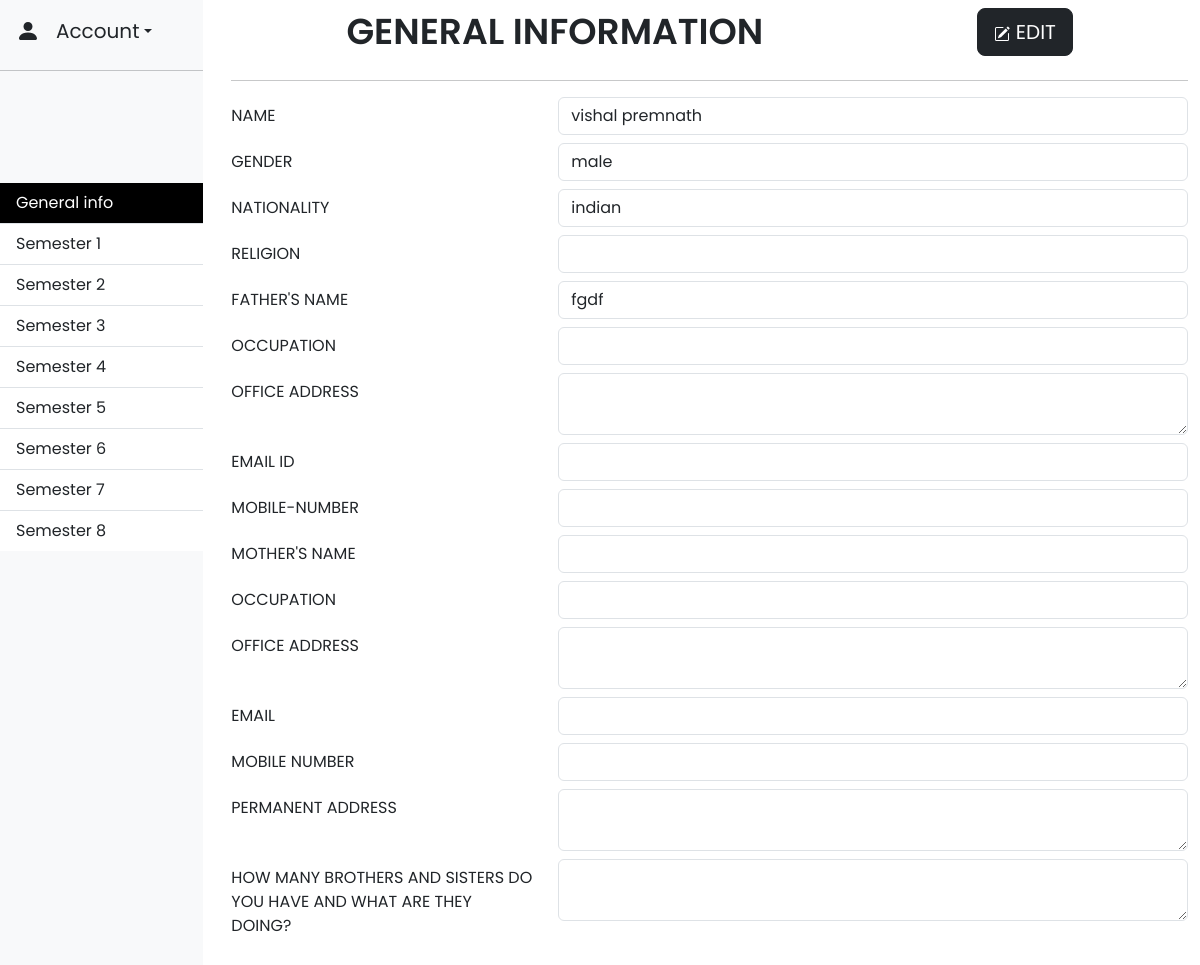
Screenshot of /general (signed in) with the database file from the repository.
### app.py (models this page shows, shortened)
class General(db.Model):
    __tablename__ = 'general_information'
    id = db.Column(db.Integer, primary_key=True)
    user_id = db.Column(db.Integer, db.ForeignKey('users.id'))
    name = db.Column(db.String(100))
    gender = db.Column(db.String(100))
    nationality = db.Column(db.String(100))
    religion = db.Column(db.String(100))
    fname = db.Column(db.String(100))
    foccupation = db.Column(db.String(100))
    foffice = db.Column(db.String(200))
    femail = db.Column(db.String(100))
    fmobile = db.Column(db.String(20))
    mname = db.Column(db.String(100))
    moccupation = db.Column(db.String(100))
    moffice = db.Column(db.String(200))
    memail = db.Column(db.String(100))
    mmobile = db.Column(db.String(20))
    permanent_address = db.Column(db.String(200))
    bro_sis = db.Column(db.String(300))

### app.py (the view)
@app.route("/general", methods=['GET'])
@login_required
def general():
    general_info = General.query.filter_by(user_id=session["user_id"]).first()
    return render_template("general.html", general=general_info)

### helper.py (called while the page is built)
def login_required(f):
    @wraps(f)
    def decorated_function(*args, **kwargs):
        if session.get("user_id") is None:
            return redirect("/login")
        return f(*args, **kwargs)
    return decorated_function

### templates/general.html (shortened to what this page needs)
{% extends "layout.html" %}
{% block body %}
<main class="container ms-3">
    <div class="d-flex align-items-center justify-content-around ms-0 p-2">
        <h1 class="mb-0 sem-heading">General information</h1>
        <form action="/general-edit">
          <button type="submit" class="btn btn-dark d-none d-md-block btn-lg">
            EDIT
          </button>
        </form>
      </div>
      <hr>
    <div class="row gy-2">
        <div class="col-12">
            <div class="row">
                <div class="col-4">
                    <label for="name" class="col-form-label">Name</label>
                </div>
                <div class="col">
                    <input type="text" name="name" class="form-control" id="name" readonly value="{{ general.name if general else '' }}">
                </div>
            </div>
        </div>
        <div class="col-12">
            <div class="row">
                <div class="col-4">
                    <label for="gender" class="col-form-label">gender</label>
                </div>
                <div class="col">
                    <input type="text" class="form-control" name="gender" id="gender" readonly value="{{ general.gender if general else '' }}">
                </div>
            </div>
        </div>
        <div class="col-12">
            <div class="row">
                <div class="col-4">
                    <label for="nationality" class="col-form-label">nationality</label>
                </div>
                <div class="col">
                    <input type="text" class="form-control" name="nationality" id="nationality" readonly value="{{ general.nationality if general else '' }}">
                </div>
            </div>
        </div>
        <div class="col-12">
            <div class="row">
                <div class="col-4">
                    <label for="religion" class="col-form-label">religion</label>
                </div>
                <div class="col">
                    <input type="text" class="form-control" name="religion" id="religion" readonly value="{{ general.religion if general else '' }}">
                </div>
            </div>
        </div>
        <div class="col-12">
            <div class="row">
                <div class="col-4">
                    <label for="f-name" class="col-form-label">father's name</label>
                </div>
                <div class="col">
                    <input type="text" class="form-control" name="fname" id="f-name" readonly value="{{ general.fname if general else '' }}">
                </div>
            </div>
        </div>
        <div class="col-12">
            <div class="row">
                <div class="col-4">
                    <label for="f-occupation" class="col-form-label">occupation</label>
                </div>
                <div class="col">
                    <input type="text" class="form-control" name="f-occupation" id="f-occupation" readonly value="{{ general.foccupation if general else '' }}">
                </div>
            </div>
        </div>
        <div class="col-12">
            <div class="row">
                <div class="col-4">
                    <label for="f-office-address" class="col-form-label">Office address</label>
                </div>
                <div class="col">
                    <textarea type="text" class="form-control" name="f-office-address" id="f-office-address" rows="2" readonly>{{ general.foffice if general else '' }}</textarea>
                </div>
            </div>
        </div>
        <div class="col-12">
            <div class="row">
                <div class="col-4">
                    <label for="f-email" class="col-form-label">email id</label>
                </div>
                <div class="col">
                    <input type="email" class="form-control" name="f-email" id="f-email" readonly value="{{ general.femail if general else '' }}">
                </div>
            </div>
        </div>
        <div class="col-12">
            <div class="row">
                <div class="col-4">
                    <label for="f-num" class="col-form-label">mobile-number</label>
                </div>
                <div class="col">
                    <input type="text" class="form-control" name="f-num" id="f-num" readonly value="{{ general.fmobile if general else '' }}">
                </div>
            </div>
        </div>
        <div class="col-12">
            <div class="row">
                <div class="col-4">
                    <label for="m-name" class="col-form-label">mother's name</label>
                </div>
                <div class="col">
                    <input type="text" class="form-control" name="m-name" id="m-name" readonly value="{{ general.mname if general else '' }}">
                </div>
            </div>
        </div>
        <div class="col-12">
            <div class="row">
                <div class="col-4">
                    <label for="m-occupation" class="col-form-label">occupation</label>
                </div>
                <div class="col">
                    <input type="text" class="form-control" name="m-occupation" id="m-occupation" readonly value="{{ general.moccupation if general else '' }}">
                </div>
            </div>
        </div>
        <div class="col-12">
            <div class="row">
                <div class="col-4">
                    <label for="m-address" class="col-form-label">office address</label>
                </div>
                <div class="col">
                    <textarea type="text" class="form-control" id="m-address" name="m-address" rows="2" readonly>{{ general.moffice if general else '' }}</textarea>
                </div>
            </div>
        </div>
        <div class="col-12">
            <div class="row">
                <div class="col-4">
                    <label for="m-email" class="col-form-label">email</label>
                </div>
                <div class="col">
                    <input type="email" class="form-control" name="m-email" id="m-email" readonly value="{{ general.memail if general else '' }}">
                </div>
            </div>
        </div>
        <div class="col-12">
            <div class="row">
                <div class="col-4">
                    <label for="m-number" class="col-form-label">mobile number</label>
                </div>
                <div class="col">
                    <input type="text" class="form-control" name="m-number" id="m-number" readonly value="{{ general.mmobile if general else '' }}">
                </div>
            </div>
        </div>
        <div class="col-12">
            <div class="row">
                <div class="col-4">
                    <label for="permanent-address" class="col-form-label">permanent address</label>
                </div>
                <div class="col">
                    <textarea type="text" class="form-control" name="permanent-address" id="permanent-address" rows="2" readonly>{{ general.permanent_address if general else '' }}</textarea>
                </div>
            </div>
        </div>
        <div class="...">
            <div class="row">
                <div class="col-12 col-md-4">
                    <label for="bro-sis" class="col-form-label">How many Brothers and sisters do you have and what are they doing?</label>
                </div>
                <div class="col-12 col-md-8">
                    <textarea type="text" class="form-control" name="bro-sis" id="bro-sis" rows="2" readonly>{{ general.bro_sis if general else '' }}</textarea>
                </div>
            </div>
        </div>
    </div>
</main>
{% endblock %}

### static/css/style.css (style rules this page uses)
* { font-family: "Poppins", sans-serif; font-weight: 400; font-style: normal; }
.sem-heading { font-weight: 600; font-size: 36px; text-transform: uppercase; }
main { margin-bottom: 20px; }
label { text-transform: uppercase; }

### rows the page displays
General: name "vishal premnath", gender "male", nationality "indian", fname "fgdf"
